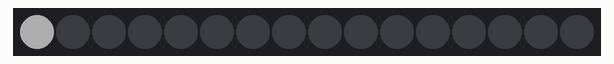
Recording of a sketch running on a simulated Arduino Uno, built with avr-gcc and run on an emulated ATmega328P. Parts: 16 RGB LEDs in strip order, left to right. Dim RGB values are drawn brighter than linear.

Above: at 0.05 s.
At 0.55 s:
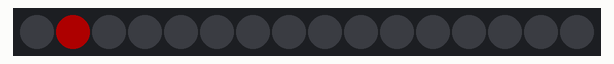
At 1.16 s:
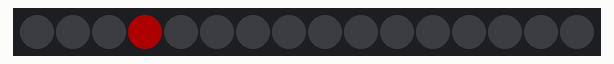
At 2.27 s:
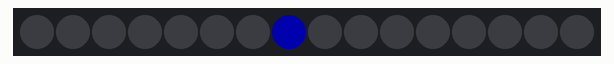
At 3.58 s:
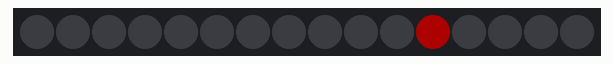
At 4.84 s:
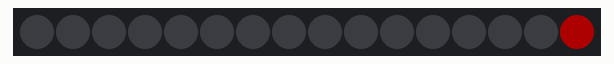

The sketch:

neo-loop1.ino
```cpp
// RGBW (Red Green Blue White Neo-Pixel starter code
// 16 LEDS with no loop inside of void loop()
// CW Coleman 180417

#include <Adafruit_NeoPixel.h>
#ifdef __AVR__
  #include <avr/power.h>
#endif

#define PIN 6
#define NUM_LEDS 16
#define BRIGHTNESS 50

Adafruit_NeoPixel strip = Adafruit_NeoPixel(NUM_LEDS, PIN, NEO_GRBW + NEO_KHZ800);

void setup() {
  Serial.begin(115200);
  strip.setBrightness(BRIGHTNESS);
  strip.begin();
  strip.show(); // Initialize all pixels to 'off'
  randomSeed(analogRead(0));
}

// Initialize some variables for the void loop()
int led, red, green, blue, white;
int wait = 100;
int i,l;

void clearLed(){
for(i = 0; i < 16;i++){
    strip.setPixelColor(i, 0, 0 , 0, 0);
}

}

int r=0,g=0,b=0,w=0;
void loop() {


for(i = 0; i < 16;i++){
    strip.setPixelColor(i, 0, 0, 0, 255);
    strip.show();
    delay(100);
    strip.setPixelColor(i, 0, 0, 255, 0);
    strip.show();
    delay(100);
    strip.setPixelColor(i, 255, 0, 0, 0);
    strip.show();
    delay(100);
    strip.setPixelColor(i, 0, 0 , 0, 0);
}
delay(wait);
r = r + 31;
g = g + 43;
b = b + 71;
w = w + 10;
 //add if condition
 if (r > 255) r = 0;

}
```

Measured:
- by itself, everything shown: repeats every 4.9 s, in 48 steps
